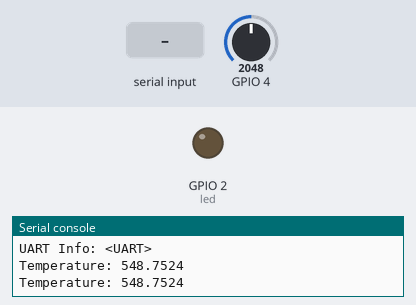
Bench run of a program on a simulated ESP32 board running MicroPython. Shown: output pins drawn as LEDs (lit = HIGH), the last lines printed to the serial console. The inputs (shaded band) are chosen by the test bench; at power-on: GPIO 4 = 2048 (analog values on the 0–4095 scale).

Above: at 4.2 s.
4.3 s: "ON\n" received over the second serial link
At 6.2 s:
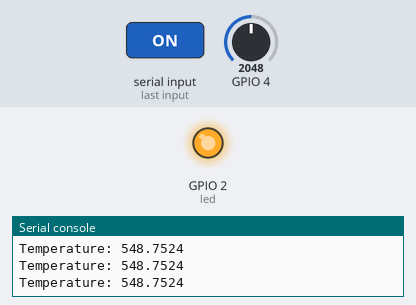
6.5 s: "OFF\n" received over the second serial link
At 7.8 s:
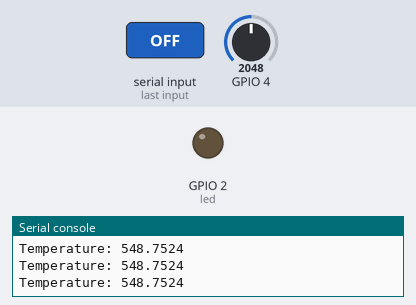
Timing chart, 0 to 9.5 s (numbered marks = the images above; inputs shaded):
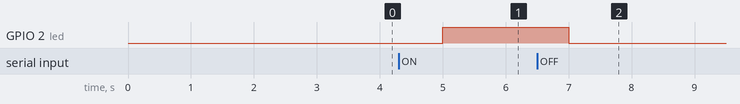

Measured:
- after the input at 4.3 s, GPIO 2 (led): LOW → HIGH after 0.70 s
- after the input at 6.5 s, GPIO 2 (led): HIGH → LOW after 0.50 s

The program:

uartcommunication.py
```python
#EXAMPLE-1 in this we are checking that how the uart pin is working in esp32 in micropython
import os
import utime
from machine import ADC, UART, Pin

#uart = UART(2, baudrate=9600, tx=3, rx=1)
uart = UART(1, baudrate=9600, tx=16, rx=17)
#uart = UART(0, baudrate=9600, tx=9, rx=10)
led = Pin(2, Pin.OUT)

def temperature():
    raw_sensor_data = ADC(4).read()
    sensor_voltage = raw_sensor_data / 4095 * 3.3
    temperature = (sensor_voltage - 0.706) / 0.001721
    return temperature

def process_command(command):
    if command.strip() == 'ON':
        led.on()
    elif command.strip() == 'OFF':
        led.off()

print("OS Name:", os.uname())
print("UART Info:", uart)
utime.sleep(3)

while True:
    temp = temperature()
    print("Temperature:", temp)
    uart.write(str(temp) + '\n')

    if uart.any():
        command = uart.readline()
        process_command(command.decode())

    utime.sleep(1)

#EXAMPLE-2 isme humne 3 uarts ka use kiya hai. teeno jo hai data send karte hai. ye working project hai

import utime
from machine import ADC, UART, Pin

uart0 = UART(0, baudrate=9600, tx=3, rx=1)
uart1 = UART(1, baudrate=9600, tx=16, rx=17)
uart2 = UART(2, baudrate=9600, tx=32, rx=33)
led = Pin(2, Pin.OUT)

def temperature():
    raw_sensor_data = ADC(4).read()
    sensor_voltage = raw_sensor_data / 4095 * 3.3
    temperature = (sensor_voltage - 0.706) / 0.001721
    return temperature

def process_command(command):
    command = command.strip().decode()
    if command == 'ON':
        led.on()
    elif command == 'OFF':
        led.off()

print("UART0 Info:", uart0)
print("UART1 Info:", uart1)
print("UART2 Info:", uart2)
utime.sleep(3)

while True:
    temp = temperature()
    print("Temperature:", temp)
    uart0.write(str(temp) + '\n')
    uart1.write(str(temp) + '\n')
    uart2.write(str(temp) + '\n')

    # Add a delay between writes
    utime.sleep(0.5)  # Adjust this delay as needed
```
